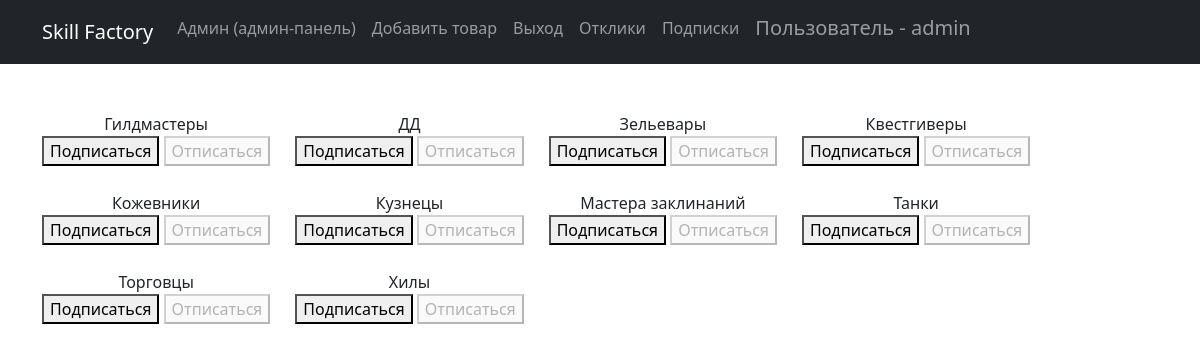
The page /products/subscriptions/ (signed in) on the database its author committed.
### simpleapp/models.py (models this page shows, shortened)
class Category(models.Model):
    TANKS = 'Танки'
    HEALERS = 'Хилы'
    DPS = 'ДД'
    TRADERS = 'Торговцы'
    GUILD_MASTERS = 'Гилдмастеры'
    QUEST_GIVERS = 'Квестгиверы'
    BLACKSMITHS = 'Кузнецы'
    LEATHERWORKERS = 'Кожевники'
    ALCHEMISTS = 'Зельевары'
    SPELL_MASTERS = 'Мастера заклинаний'
    CATEGORY_CHOICES = [
        (TANKS, 'Танки'),
        (HEALERS, 'Хилы'),
        (DPS, 'ДД'),
        (TRADERS, 'Торговцы'),
        (GUILD_MASTERS, 'Гилдмастеры'),
        (QUEST_GIVERS, 'Квестгиверы'),
        (BLACKSMITHS, 'Кузнецы'),
        (LEATHERWORKERS, 'Кожевники'),
        (ALCHEMISTS, 'Зельевары'),
        (SPELL_MASTERS, 'Мастера заклинаний'),
    ]
    name = models.CharField(
        max_length=30,
        choices=CATEGORY_CHOICES,
        verbose_name='Категория',
    )
    class Meta:
        verbose_name = 'Категория'
        verbose_name_plural = 'Категории'

### simpleapp/views.py (the view, shortened to what this page needs)
# urls.py: path('subscriptions/', subscriptions, name='subscriptions'),
@login_required
@csrf_protect
def subscriptions(request):
    categories_with_subscriptions = Category.objects.annotate(
        user_subscribed=Exists(
            Subscription.objects.filter(
                user=request.user,
                category=OuterRef('pk'),
            )
        )
    ).order_by('name')
    return render(
        request,
        'subscriptions.html',
        {'categories': categories_with_subscriptions},
    )

### templates/subscriptions.html (shortened to what this page needs)
{% extends 'flatpages/default.html' %}
{% block content %}
    <div class="categories-container">
        {% for category in categories %}
            <div class="category-item">
                {{ category.name }}
                <form method="post">
                    {% if category.user_subscribed %}
                        <button disabled>Подписаться</button>
                        <button name="action" value="unsubscribe">Отписаться</button>
                    {% else %}
                        <button name="action" value="subscribe">Подписаться</button>
                        <button disabled>Отписаться</button>
                    {% endif %}
                </form>
            </div>
        {% endfor %}
    </div>
{% endblock content %}

### templates/flatpages/default.html (shortened to what this page needs)
<!DOCTYPE html>
<html lang="en">
    <head>
        {% load static %}
        <link href="{% static 'css/styles.css' %}" rel="stylesheet" />
    </head>
    <body>
        <nav class="navbar navbar-expand-lg navbar-dark bg-dark static-top">
   <div class="container">
       <a class="navbar-brand" href="/products/">Skill Factory</a>
       <div class="collapse navbar-collapse" id="navbarResponsive">
           <ul class="navbar-nav ml-auto">
               <li class="nav-item active">
                   <a class="nav-link" href="/admin/">Админ
                       <span class="sr-only">(админ-панель)</span>
                   </a>
               </li>
              {% if user.is_authenticated %}
               <li class="nav-item">
                   <a class="nav-link" href="/products/create/">Добавить товар</a>
               </li>
               {% endif %}
               {% if user.is_authenticated %}
               <li class="nav-item">
                   <a class="nav-link" href="/accounts/logout/">Выход</a>
               </li>
               <li class="nav-item">
                   <a class="nav-link" href="/products/comments/">Отклики</a>
               </li>
               <li class="nav-item">
                   <a class="nav-link" href="/products/subscriptions/">Подписки</a>
               </li>
               <li class="nav-item">
                    <h5><a class="nav-link" href="">Пользователь - {{ user }}</a></h5>
               </li>
               {% endif %}
           </ul>
       </div>
   </div>
</nav>
        <div class="container">
            <div class="text" align="center">
                <br>
                <br>
                {% block content %}
                {% endblock content %}
            </div>
        </div>
    </body>
</html>

### templates/subscriptions.html (style rules this page uses)
.categories-container { display: flex; flex-wrap: wrap; }
.category-item { margin-right: 25px; margin-bottom: 25px; }

### rows shown on the page
Category: name "Гилдмастеры", shows "Подписаться"
Category: name "ДД", shows "Подписаться"
Category: name "Зельевары", shows "Подписаться"
Category: name "Квестгиверы", shows "Подписаться"
Category: name "Кожевники", shows "Подписаться"
Category: name "Кузнецы", shows "Подписаться"
Category: name "Мастера заклинаний", shows "Подписаться"
Category: name "Танки", shows "Подписаться"
Category: name "Торговцы", shows "Подписаться"
Category: name "Хилы", shows "Подписаться"

### other values the page prints
{{ user }} "admin"
